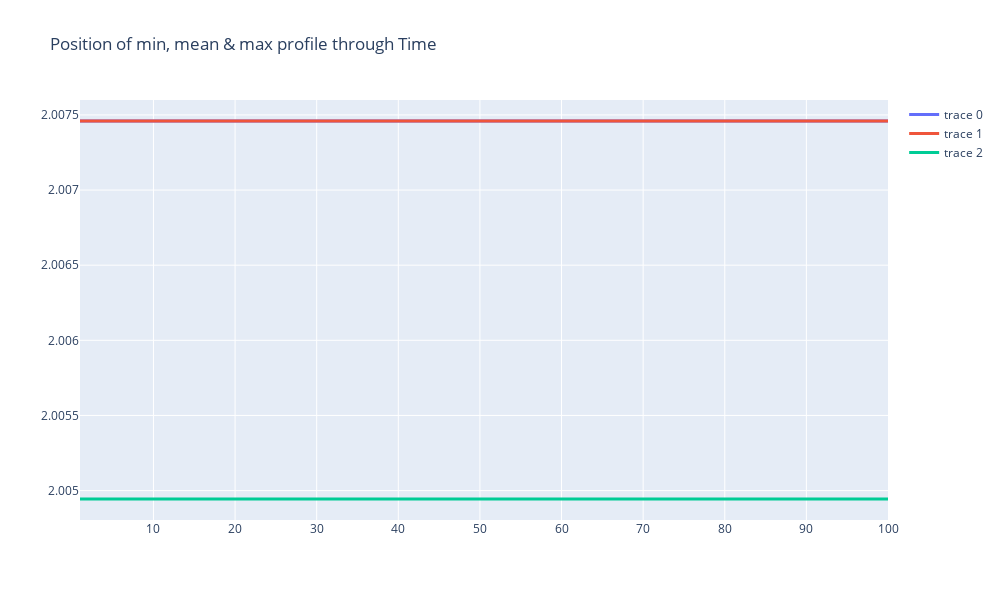

Here is the notebook cell this chart was saved with:
### Code cell
morpho.timeProfiles(pData = zpos, pDist = timeMA, width = 1000, height = 600, linesize = 3,
                    title = 'Position of min, mean & max profile through Time')

### Figure 1 — Plotly figure (JSON) as saved in the notebook; plotly's stock layout.template omitted (floating-point values rounded to 4 significant figures)
{"data": [{"line": {"shape": "spline", "width": 3}, "mode": "lines", "type": "scatter", "x": [1, 25, 50, 75, 100], "y": [2.007, 2.007, 2.007, 2.007, 2.007]}, {"line": {"shape": "spline", "width": 3}, "mode": "lines", "type": "scatter", "x": [1, 25, 50, 75, 100], "y": [2.007, 2.007, 2.007, 2.007, 2.007]}, {"line": {"shape": "spline", "width": 3}, "mode": "lines", "type": "scatter", "x": [1, 25, 50, 75, 100], "y": [2.005, 2.005, 2.005, 2.005, 2.005]}], "layout": {"height": 600, "title": {"text": "Position of min, mean & max profile through Time"}, "width": 1000}}
